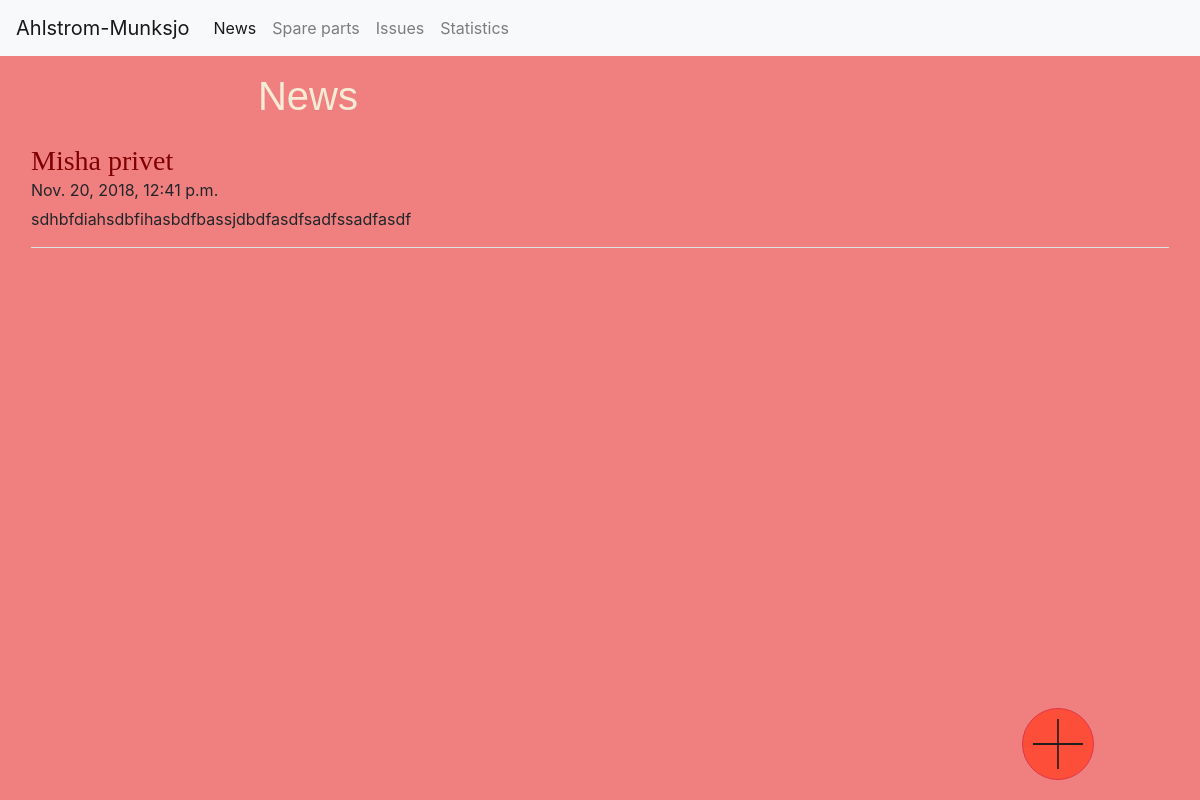
The app's page /, older data.
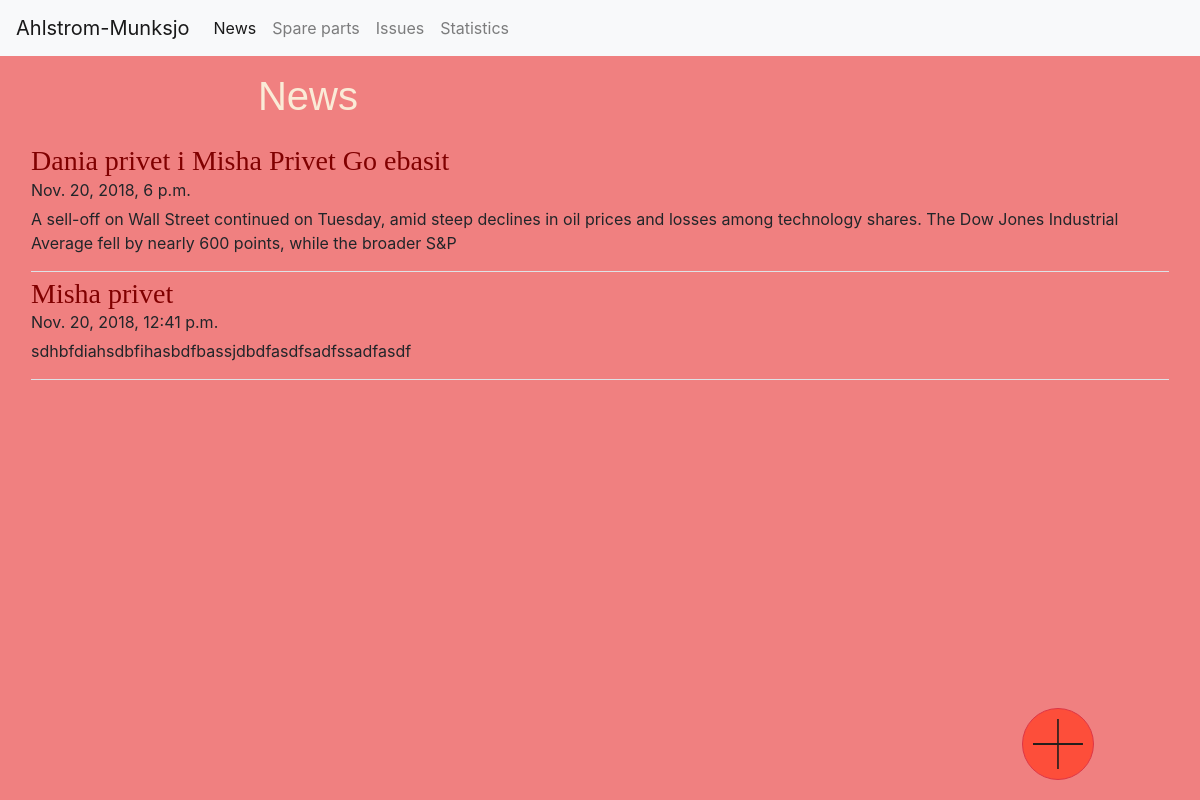
The same page, newer data.
### AHLSROM/models.py (models this page shows)
class News(models.Model):
    id = models.AutoField(primary_key=True)
    text = models.CharField(max_length=200)
    dateTime = models.DateTimeField()
    topic = models.CharField(max_length=60)

### AHLSROM/views.py (the view)
# urls.py: url(r'^$', views.news, name='news'),
def news(request):
    news_list=News.objects.order_by('-dateTime')
    context = {'news_list': news_list}
    return render(request, 'index.html', context)

### templates/index.html
{% extends 'base.html' %}
{% block content %}
    <h1>News</h1>
    <div class="container w-100 p-3">
        {% if news_list %}
            {% for news in news_list %}
                <div class="row border-bottom" style="margin-bottom: 5px;">
                    <div class="flex-row w-100">
                        <div class="col" id="col_news" align="left">
                            <h3 style="margin-bottom: 0px;">{{ news.topic }}</h3>
                        </div>
                    </div>
                    <div class="flex-row w-100">
                        <div class="col" id="col_news_time" align="left">
                            <p color="grey" style="margin-bottom: 5px;">{{ news.dateTime }}</p>
                        </div>
                    </div>
                    <div class="flex-row w-100">
                        <p>{{ news.text }}</p>
                    </div>
                </div>
            {% endfor %}
        {% else %}
            <div class="row w-100 p-3">
                <div align="middle" class="col-5">
                    <p>No news are available.</p>
                </div>
            </div>
        {% endif %}
    </div>
    <div class="row justify-content-md-center button_right_fix fixed-bottom">
        <button type="button" align="center" class= "btn button1 btn-lg btn-outline-danger"><img width="50px" height="50px" src="static/rwanda-plus-icon.png"></button>
    </div>
{% endblock %}

Row changes from the older to the newer data that the page shows:
added News: topic "Dania privet i Misha Privet Go ebasit", dateTime "Nov. 20, 2018, 6 p.m.", text "A sell-off on Wall Street continued on Tuesday, amid steep declines in oil prices and losses among technology shares. The Dow Jones Industrial Average fell by nearly 600 points, while the broader S&P"
